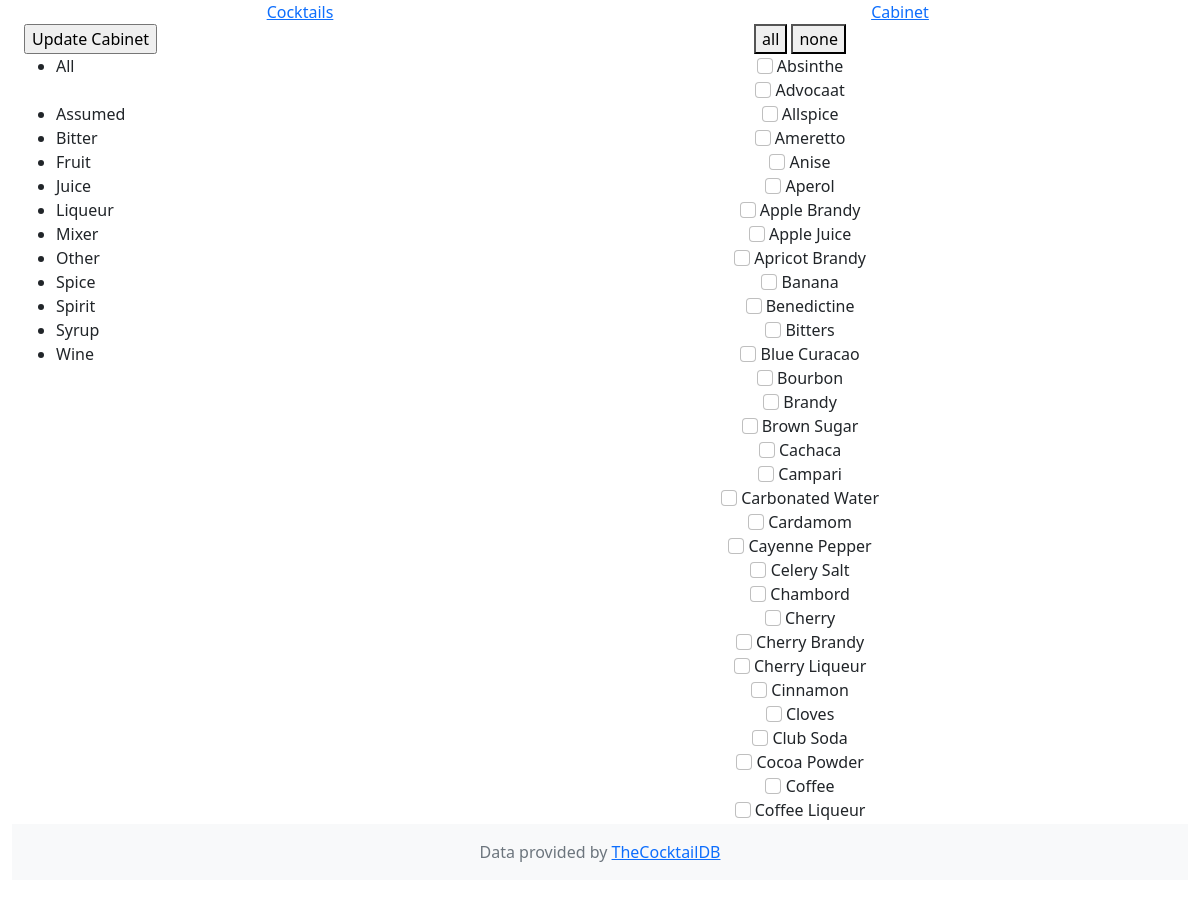
The app's page /cabinet, older data.
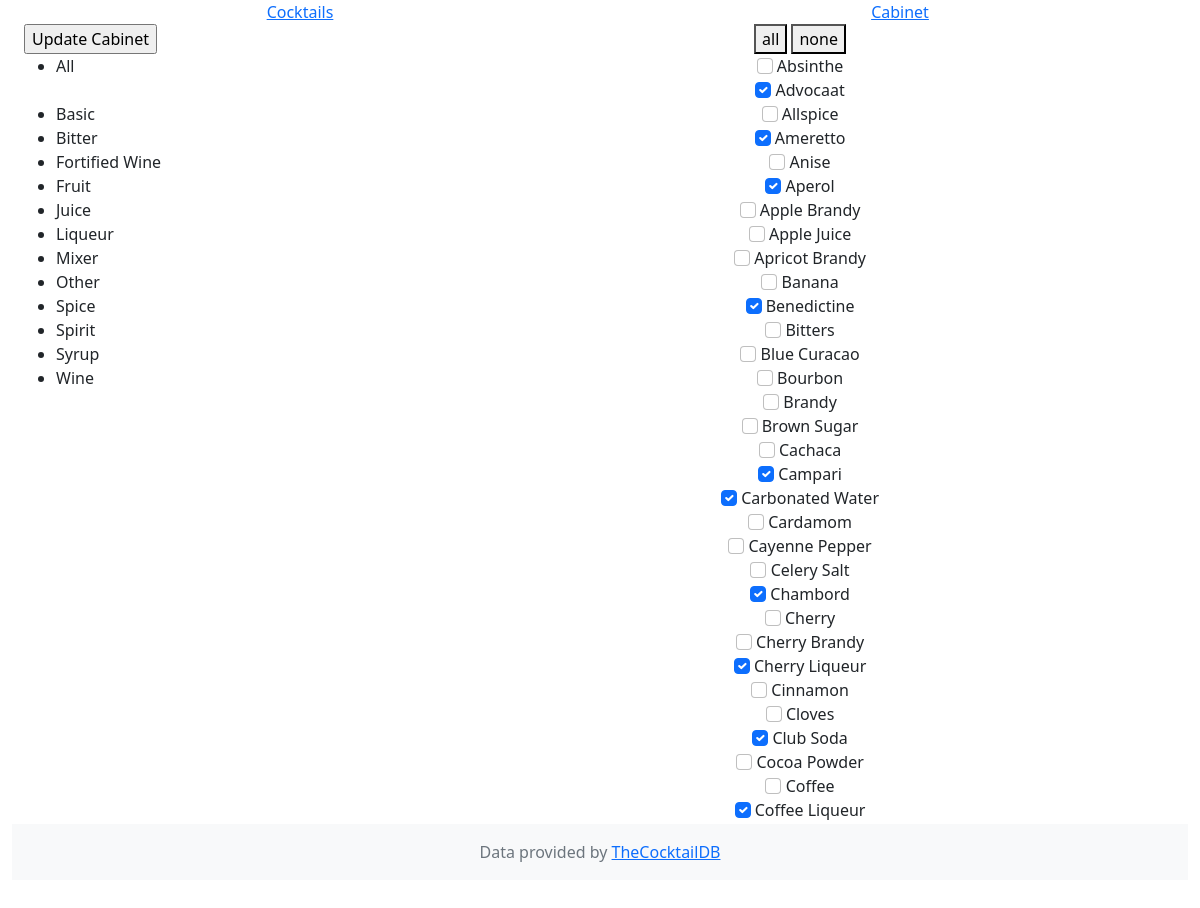
The same page, newer data.
### tables this page shows
CREATE TABLE ingredients (ingredient TEXT PRIMARY KEY, item TEXT DEFAULT null, category TEXT Default null, have NUMERIC DEFAULT 0);

### app.py (the view)
@app.route("/cabinet", methods=["GET", "POST"])
def cabinet():
    if request.method == "POST":
        haves = request.form.getlist("check")
        db.execute("UPDATE ingredients SET have = 0")
        for have in haves:
            db.execute("UPDATE ingredients SET have = 1 WHERE item = ?", have)
    items = db.execute(
        "SELECT DISTINCT item, category, have FROM ingredients ORDER BY item"
    )
    entries = []
    drinks_cabinet.refresh()
    return render_template("cabinet.html", drinks_cabinet=drinks_cabinet)

### app.py (called while the page is built)
  def refresh(self):
    request_1 = db.execute("SELECT item, category, have FROM ingredients ORDER BY item")
    items = {}
    for row in request_1:
      items.update({row['item'] : {'category' : row['category'],'have' : row['have']}})
    self.items = items
    """ categorisation of items as a dictionary of format { category : [ item, item, item ...] , .. } """
    request_2 = db.execute("SELECT DISTINCT category FROM ingredients ORDER BY category")
    categories = {}
    for row in request_2:
      categories.update({row['category']:[]})
    for item in items.keys():
      categories[items[item]['category']].append(item)
    self.categories = categories

### templates/cabinet.html (shortened to what this page needs)
{% extends "layout.html" %}
{% block left %}
<form action="/cabinet" method="post">
  <input type="submit" value="Update Cabinet"><br>
  <ul class="overflow-auto" id="cocktails">
    <li>
      <div onclick="toggleView('item', 'item')">All<br><br> </div>
    {% for category in drinks_cabinet.categories %}
    <li>
      <div onclick="toggleView('item', '{{category}}')">{{category}}<br></div>
    </li>
  {% endfor %}
  {% endblock %}
  {% block right %}
 <button type="button" onclick="checkAll()">all</button>
 <button type="button" onclick="uncheckAll()">none</button>
  {% for item in drinks_cabinet.items %}
    {% set category = drinks_cabinet.items[item]['category'] %}
    {% set status = "" %}
    {% if drinks_cabinet.items[item]['have'] %}
      {% set status = "checked" %}
    {% endif %}
  <div class="item {{category}}">
    <input class="item {{category}} form-check-input" type="checkbox" name="check" value="{{item}}" {{status}}>
    <label class="item {{category}} form-check-label" for="{{item}}">{{item}}</label><br>
  </div>
{% endfor %}
{% endblock %}

### templates/layout.html (shortened to what this page needs)
<!DOCTYPE html>
<html lang="en-gb">
  <head>
    <link href="https://cdn.jsdelivr.net/npm/bootstrap@5.2.3/dist/css/bootstrap.min.css" rel="stylesheet">
  </head>
  <body>
    <div class="container-fluid">
      <div id="menu" class="row">
        <div class="col text-center">
          <a href="/">Cocktails</a>
        </div>
        <div class="col text-center">
          <a href="/cabinet">Cabinet</a>
        </div>
      </div>
      <div class="row">
        <div class="col-sm-4" id="left">
          <div class="container-fluid overflow-auto" style="height: 800px">
          {% block left %}
          {% endblock %}
          </div>
        </div>
        <div class="col-sm-8" id="right">
          <div class="container-fluid  text-center overflow-auto" style="height: 800px">
          {% block right %}
          {% endblock %}
          </div>
        </div>
      </div>
      <footer class="footer mt-auto py-3 bg-light">
        <div class="text-center text-muted">
          Data provided by <a href="https://www.thecocktaildb.com/">TheCocktailDB</a>
        </div>
      </footer>
  </body>
</html>

Row changes from the older to the newer data that the page shows:
changed ingredients "Advocaat": check "☐" → "☑"
changed ingredients "Ameretto": check "☐" → "☑"
changed ingredients "Aperol": check "☐" → "☑"
changed ingredients "Benedictine": check "☐" → "☑"
changed ingredients "Campari": check "☐" → "☑"
changed ingredients "Carbonated Water": check "☐" → "☑"
changed ingredients "Chambord": check "☐" → "☑"
changed ingredients "Cherry Liqueur": check "☐" → "☑"
changed ingredients "Club Soda": check "☐" → "☑"
changed ingredients "Coffee Liqueur": check "☐" → "☑"
Text that changed along with them:
new list line: "Basic"
new list line: "Fortified Wine"
list line gone: "Assumed"
